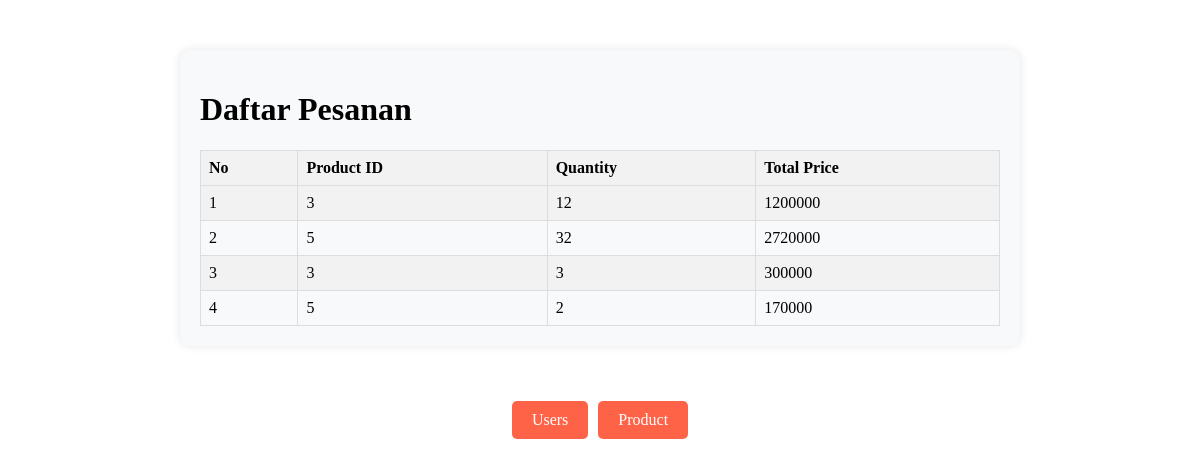
Page /orders.php (signed in) on the committed database.
### tables this page shows
CREATE TABLE `orders` (
  `order_id` int(11) NOT NULL,
  `user_id` int(11) NOT NULL,
  `product_id` int(11) NOT NULL,
  `quantity` int(11) NOT NULL,
  `total_price` int(11) NOT NULL
);

### orders.php (the view, shortened to what this page needs)
<?php
require 'database.php';
$username = mysqli_real_escape_string($conn, $_SESSION["username"]);
$query = "SELECT * FROM users WHERE username = '$username'";
$result = mysqli_query($conn, $query);
$user_id = null;
if ($result) {
    if (mysqli_num_rows($result) > 0) {
        $row = mysqli_fetch_assoc($result);
        $user_id = $row['user_id'];
    } else {
        echo "Tidak ada data pengguna yang ditemukan.";
    }
} else {
    echo "Error: " . mysqli_error($conn);
}
$order_query = "SELECT * FROM orders WHERE user_id = $user_id";
$order_result = mysqli_query($conn, $order_query);
echo "
<!DOCTYPE html>
<html lang='en'>
<head>
    <meta charset='UTF-8'>
    <meta name='viewport' content='width=device-width, initial-scale=1.0'>
    <title>Daftar Pesanan</title>
    <style>
        /* Style for container */
        .crud-container {
            max-width: 800px;
            margin: 50px auto;
            padding: 20px;
            background-color: #f8f9fa;
            border-radius: 10px;
            box-shadow: 0px 0px 10px rgba(0, 0, 0, 0.1);
        }
        /* Style for table */
        table {
            width: 100%;
            border-collapse: collapse;
            margin-top: 20px;
        }
        table th, table td {
            border: 1px solid #ddd;
            padding: 8px;
            text-align: left;
        }
        table th {
            background-color: #f2f2f2;
        }
        table tr:nth-child(even) {
            background-color: #f2f2f2;
        }
        table tr:hover {
            background-color: #ddd;
        }
        /* Style for buttons */
        .button-container {
            text-align: center;
            margin-top: 20px;
        }
        .button {
            padding: 10px 20px;
            background-color: #ff6347; /* Warna merah agak oren */
            color: white;
            border: none;
            border-radius: 5px;
            text-decoration: none;
            font-size: 16px;
            transition: background-color 0.3s ease, transform 0.3s ease;
            display: inline-block;
            margin: 5px;
        }
        .button:hover {
            background-color: #d84315; /* Warna merah tua agak oren saat hover */
            transform: scale(1.05);
        }
        .button:active {
            background-color: #ff5722; /* Warna merah sedikit lebih terang saat tombol ditekan */
            transform: scale(0.95);
        }
    </style>
</head>
<body>
";
if ($order_result && mysqli_num_rows($order_result) > 0) {
    echo "<div class='crud-container'>";
    echo "<h1>Daftar Pesanan</h1>";
    echo "<table border='1'>";
    echo "<tr><th>No</th><th>Product ID</th><th>Quantity</th><th>Total Price</th></tr>";
    $count = 1;
    while ($order_row = mysqli_fetch_assoc($order_result)) {
        echo "<tr>";
        echo "<td>" . $count++ . "</td>";
        echo "<td>" . $order_row['product_id'] . "</td>";
        echo "<td>" . $order_row['quantity'] . "</td>";
        echo "<td>" . $order_row['total_price'] . "</td>";
        echo "</tr>";
    }
    echo "</table>";
    echo "</div>";
} else {
    echo "<div class='crud-container'>";
    echo "<p>Tidak ada pesanan.</p>";
    echo "</div>";
}
echo "<div class='button-container'>";
echo "<a href='tabel.php' class='button'>Users</a>";
echo "<a href='tabelproduk.php' class='button'>Product</a>";
echo "</div>";
echo "</body>
</html>";
?>

### orders.php (style rules this page uses)
.crud-container { max-width: 800px; margin: 50px auto; padding: 20px; background-color: #f8f9fa; border-radius: 10px; box-shadow: 0px 0px 10px rgba(0, 0, 0, 0.1); }
table { width: 100%; border-collapse: collapse; margin-top: 20px; }
table th, table td { border: 1px solid #ddd; padding: 8px; text-align: left; }
table th { background-color: #f2f2f2; }
table tr:nth-child(even) { background-color: #f2f2f2; }
.button-container { text-align: center; margin-top: 20px; }
.button { padding: 10px 20px; background-color: #ff6347; color: white; border: none; border-radius: 5px; text-decoration: none; font-size: 16px; transition: background-color 0.3s ease, transform 0.3s ease; display: inline-block; margin: 5px; }

### rows in the picture
orders: product "3", quantity "12", total_price "1200000"
orders: product "5", quantity "32", total_price "2720000"
orders: product "3", quantity "3", total_price "300000"
orders: product "5", quantity "2", total_price "170000"
